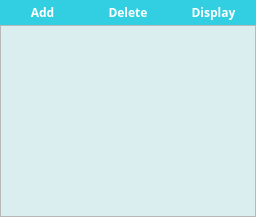
    <widget class="QWidget" name="transactions">
     <layout class="QVBoxLayout" name="verticalLayout_9">
      <property name="spacing">
       <number>0</number>
      </property>
      <property name="leftMargin">
       <number>0</number>
      </property>
      <property name="topMargin">
       <number>0</number>
      </property>
      <property name="rightMargin">
       <number>0</number>
      </property>
      <property name="bottomMargin">
       <number>0</number>
      </property>
      <item>
       <layout class="QVBoxLayout" name="verticalLayout_3">
        <property name="spacing">
         <number>0</number>
        </property>
        <item>
         <layout class="QHBoxLayout" name="horizontalLayout_13">
          <property name="spacing">
           <number>0</number>
          </property>
          <item>
           <widget class="QPushButton" name="newtrans">
            <property name="sizePolicy">
             <sizepolicy hsizetype="Minimum" vsizetype="Preferred">
              <horstretch>0</horstretch>
              <verstretch>0</verstretch>
             </sizepolicy>
            </property>
            <property name="palette">
             <palette>
              <active>
               <colorrole role="WindowText">
                <brush brushstyle="SolidPattern">
                 <color alpha="255">
                  <red>255</red>
                  <green>255</green>
                  <blue>255</blue>
                 </color>
                </brush>
               </colorrole>
               <colorrole role="Button">
                <brush brushstyle="SolidPattern">
                 <color alpha="255">
                  <red>50</red>
                  <green>207</green>
                  <blue>227</blue>
                 </color>
                </brush>
               </colorrole>
               <colorrole role="Text">
                <brush brushstyle="SolidPattern">
                 <color alpha="255">
                  <red>255</red>
                  <green>255</green>
                  <blue>255</blue>
                 </color>
                </brush>
               </colorrole>
               <colorrole role="ButtonText">
                <brush brushstyle="SolidPattern">
                 <color alpha="255">
                  <red>255</red>
                  <green>255</green>
                  <blue>255</blue>
                 </color>
                </brush>
               </colorrole>
              </active>
              <inactive>
               <colorrole role="WindowText">
                <brush brushstyle="SolidPattern">
                 <color alpha="255">
                  <red>255</red>
                  <green>255</green>
                  <blue>255</blue>
                 </color>
                </brush>
               </colorrole>
               <colorrole role="Button">
                <brush brushstyle="SolidPattern">
                 <color alpha="255">
                  <red>50</red>
                  <green>207</green>
                  <blue>227</blue>
                 </color>
                </brush>
               </colorrole>
               <colorrole role="Text">
                <brush brushstyle="SolidPattern">
                 <color alpha="255">
                  <red>255</red>
                  <green>255</green>
                  <blue>255</blue>
                 </color>
                </brush>
               </colorrole>
               <colorrole role="ButtonText">
                <brush brushstyle="SolidPattern">
                 <color alpha="255">
                  <red>255</red>
                  <green>255</green>
                  <blue>255</blue>
                 </color>
                </brush>
               </colorrole>
              </inactive>
              <disabled>
               <colorrole role="WindowText">
                <brush brushstyle="SolidPattern">
                 <color alpha="255">
                  <red>127</red>
                  <green>127</green>
                  <blue>127</blue>
                 </color>
                </brush>
               </colorrole>
               <colorrole role="Button">
                <brush brushstyle="SolidPattern">
                 <color alpha="255">
                  <red>50</red>
                  <green>207</green>
                  <blue>227</blue>
                 </color>
                </brush>
               </colorrole>
               <colorrole role="Text">
                <brush brushstyle="SolidPattern">
                 <color alpha="255">
                  <red>127</red>
                  <green>127</green>
                  <blue>127</blue>
                 </color>
                </brush>
               </colorrole>
               <colorrole role="ButtonText">
                <brush brushstyle="SolidPattern">
                 <color alpha="255">
                  <red>127</red>
                  <green>127</green>
                  <blue>127</blue>
                 </color>
                </brush>
               </colorrole>
              </disabled>
             </palette>
            </property>
            <property name="font">
             <font>
              <family>Segoe UI Light</family>
              <weight>75</weight>
              <bold>true</bold>
             </font>
            </property>
            <property name="autoFillBackground">
             <bool>true</bool>
            </property>
            <property name="text">
             <string>Add</string>
            </property>
            <property name="flat">
             <bool>true</bool>
            </property>
           </widget>
          </item>
          <item>
           <widget class="QPushButton" name="deltrans">
            <property name="sizePolicy">
             <sizepolicy hsizetype="Minimum" vsizetype="Preferred">
              <horstretch>0</horstretch>
              <verstretch>0</verstretch>
             </sizepolicy>
            </property>
            <property name="palette">
             <palette>
              <active>
               <colorrole role="WindowText">
                <brush brushstyle="SolidPattern">
                 <color alpha="255">
                  <red>255</red>
                  <green>255</green>
                  <blue>255</blue>
                 </color>
                </brush>
               </colorrole>
               <colorrole role="Button">
                <brush brushstyle="SolidPattern">
                 <color alpha="255">
                  <red>50</red>
                  <green>207</green>
                  <blue>227</blue>
                 </color>
                </brush>
               </colorrole>
               <colorrole role="Text">
                <brush brushstyle="SolidPattern">
                 <color alpha="255">
                  <red>255</red>
                  <green>255</green>
                  <blue>255</blue>
                 </color>
                </brush>
               </colorrole>
               <colorrole role="ButtonText">
                <brush brushstyle="SolidPattern">
                 <color alpha="255">
                  <red>255</red>
                  <green>255</green>
                  <blue>255</blue>
                 </color>
                </brush>
               </colorrole>
              </active>
              <inactive>
               <colorrole role="WindowText">
                <brush brushstyle="SolidPattern">
                 <color alpha="255">
                  <red>255</red>
                  <green>255</green>
                  <blue>255</blue>
                 </color>
                </brush>
               </colorrole>
               <colorrole role="Button">
                <brush brushstyle="SolidPattern">
                 <color alpha="255">
                  <red>50</red>
                  <green>207</green>
                  <blue>227</blue>
                 </color>
                </brush>
               </colorrole>
               <colorrole role="Text">
                <brush brushstyle="SolidPattern">
                 <color alpha="255">
                  <red>255</red>
                  <green>255</green>
                  <blue>255</blue>
                 </color>
                </brush>
               </colorrole>
               <colorrole role="ButtonText">
                <brush brushstyle="SolidPattern">
                 <color alpha="255">
                  <red>255</red>
                  <green>255</green>
                  <blue>255</blue>
                 </color>
                </brush>
               </colorrole>
              </inactive>
              <disabled>
               <colorrole role="WindowText">
                <brush brushstyle="SolidPattern">
                 <color alpha="255">
                  <red>127</red>
                  <green>127</green>
                  <blue>127</blue>
                 </color>
                </brush>
               </colorrole>
               <colorrole role="Button">
                <brush brushstyle="SolidPattern">
                 <color alpha="255">
                  <red>50</red>
                  <green>207</green>
                  <blue>227</blue>
                 </color>
                </brush>
               </colorrole>
               <colorrole role="Text">
                <brush brushstyle="SolidPattern">
                 <color alpha="255">
                  <red>127</red>
                  <green>127</green>
                  <blue>127</blue>
                 </color>
                </brush>
               </colorrole>
               <colorrole role="ButtonText">
                <brush brushstyle="SolidPattern">
                 <color alpha="255">
                  <red>127</red>
                  <green>127</green>
                  <blue>127</blue>
                 </color>
                </brush>
               </colorrole>
              </disabled>
             </palette>
            </property>
            <property name="font">
             <font>
              <family>Segoe UI Light</family>
              <weight>75</weight>
              <bold>true</bold>
             </font>
            </property>
            <property name="autoFillBackground">
             <bool>true</bool>
            </property>
            <property name="text">
             <string>Delete</string>
            </property>
            <property name="flat">
             <bool>true</bool>
            </property>
           </widget>
          </item>
          <item>
           <layout class="QHBoxLayout" name="horizontalLayout_12">
            <property name="spacing">
             <number>10</number>
            </property>
            <item>
             <widget class="QPushButton" name="disptrans">
              <property name="sizePolicy">
               <sizepolicy hsizetype="Minimum" vsizetype="Preferred">
                <horstretch>0</horstretch>
                <verstretch>0</verstretch>
               </sizepolicy>
              </property>
              <property name="palette">
               <palette>
                <active>
                 <colorrole role="WindowText">
                  <brush brushstyle="SolidPattern">
                   <color alpha="255">
                    <red>255</red>
                    <green>255</green>
                    <blue>255</blue>
                   </color>
                  </brush>
                 </colorrole>
                 <colorrole role="Button">
                  <brush brushstyle="SolidPattern">
                   <color alpha="255">
                    <red>50</red>
                    <green>207</green>
                    <blue>227</blue>
                   </color>
                  </brush>
                 </colorrole>
                 <colorrole role="Text">
                  <brush brushstyle="SolidPattern">
                   <color alpha="255">
                    <red>255</red>
                    <green>255</green>
                    <blue>255</blue>
                   </color>
                  </brush>
                 </colorrole>
                 <colorrole role="ButtonText">
                  <brush brushstyle="SolidPattern">
                   <color alpha="255">
                    <red>255</red>
                    <green>255</green>
                    <blue>255</blue>
                   </color>
                  </brush>
                 </colorrole>
                </active>
                <inactive>
                 <colorrole role="WindowText">
                  <brush brushstyle="SolidPattern">
                   <color alpha="255">
                    <red>255</red>
                    <green>255</green>
                    <blue>255</blue>
                   </color>
                  </brush>
                 </colorrole>
                 <colorrole role="Button">
                  <brush brushstyle="SolidPattern">
                   <color alpha="255">
                    <red>50</red>
                    <green>207</green>
                    <blue>227</blue>
                   </color>
                  </brush>
                 </colorrole>
                 <colorrole role="Text">
                  <brush brushstyle="SolidPattern">
                   <color alpha="255">
                    <red>255</red>
                    <green>255</green>
                    <blue>255</blue>
                   </color>
                  </brush>
                 </colorrole>
                 <colorrole role="ButtonText">
                  <brush brushstyle="SolidPattern">
                   <color alpha="255">
                    <red>255</red>
                    <green>255</green>
                    <blue>255</blue>
                   </color>
                  </brush>
                 </colorrole>
                </inactive>
                <disabled>
                 <colorrole role="WindowText">
                  <brush brushstyle="SolidPattern">
                   <color alpha="255">
                    <red>127</red>
                    <green>127</green>
                    <blue>127</blue>
                   </color>
                  </brush>
                 </colorrole>
                 <colorrole role="Button">
                  <brush brushstyle="SolidPattern">
                   <color alpha="255">
                    <red>50</red>
                    <green>207</green>
                    <blue>227</blue>
                   </color>
                  </brush>
                 </colorrole>
                 <colorrole role="Text">
                  <brush brushstyle="SolidPattern">
                   <color alpha="255">
                    <red>127</red>
                    <green>127</green>
                    <blue>127</blue>
                   </color>
                  </brush>
                 </colorrole>
                 <colorrole role="ButtonText">
                  <brush brushstyle="SolidPattern">
                   <color alpha="255">
                    <red>127</red>
                    <green>127</green>
                    <blue>127</blue>
                   </color>
                  </brush>
                 </colorrole>
                </disabled>
               </palette>
              </property>
              <property name="font">
               <font>
                <family>Segoe UI Light</family>
                <weight>75</weight>
                <bold>true</bold>
               </font>
              </property>
              <property name="autoFillBackground">
               <bool>true</bool>
              </property>
              <property name="text">
               <string>Display</string>
              </property>
              <property name="flat">
               <bool>true</bool>
              </property>
             </widget>
            </item>
           </layout>
          </item>
         </layout>
        </item>
        <item>
         <widget class="QTableView" name="tableView">
          <property name="palette">
           <palette>
            <active>
             <colorrole role="Base">
              <brush brushstyle="SolidPattern">
               <color alpha="255">
                <red>219</red>
                <green>238</green>
                <blue>239</blue>
               </color>
              </brush>
             </colorrole>
            </active>
            <inactive>
             <colorrole role="Base">
              <brush brushstyle="SolidPattern">
               <color alpha="255">
                <red>219</red>
                <green>238</green>
                <blue>239</blue>
               </color>
              </brush>
             </colorrole>
            </inactive>
            <disabled>
             <colorrole role="Base">
              <brush brushstyle="SolidPattern">
               <color alpha="255">
                <red>255</red>
                <green>255</green>
                <blue>255</blue>
               </color>
              </brush>
             </colorrole>
            </disabled>
           </palette>
          </property>
          <property name="font">
           <font>
            <pointsize>22</pointsize>
           </font>
          </property>
          <property name="alternatingRowColors">
           <bool>true</bool>
          </property>
         </widget>
        </item>
       </layout>
      </item>
     </layout>
    </widget>
